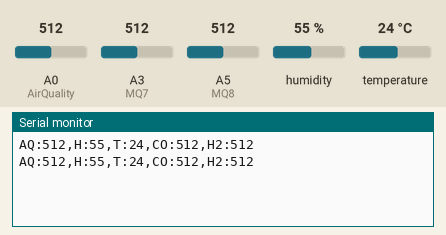
The sketch below on a simulated Arduino Uno, built with avr-gcc and run on an emulated ATmega328P. Shown: the last lines printed to the serial monitor. The inputs (shaded band) are chosen by the test bench; at power-on: humidity 55 %, A0 (AirQuality) = 512, A3 (MQ7) = 512, A5 (MQ8) = 512, temperature 24 °C.

Above: at 2.8 s.
2.9 s: humidity set to 22 %
At 5.3 s:
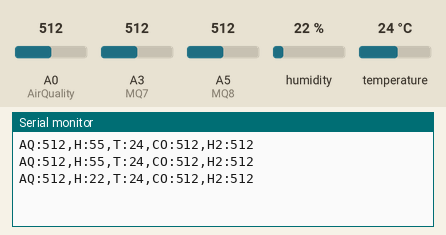
5.6 s: A0 (AirQuality) set to 716
At 6.7 s:
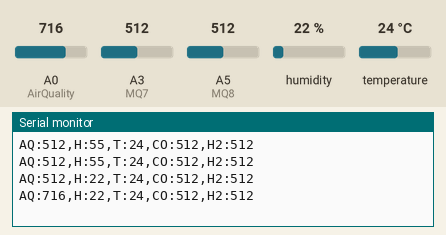
8.3 s: A3 (MQ7) set to 716
At 10.8 s:
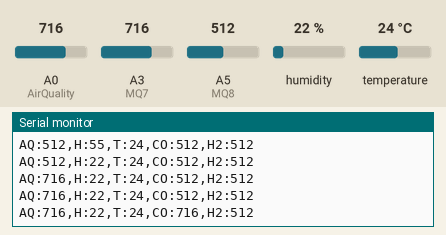
11.0 s: A5 (MQ8) set to 716
At 12.7 s:
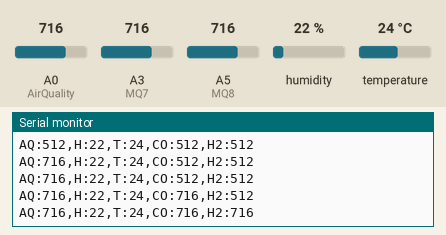
13.7 s: temperature set to 12 °C
At 15.2 s:
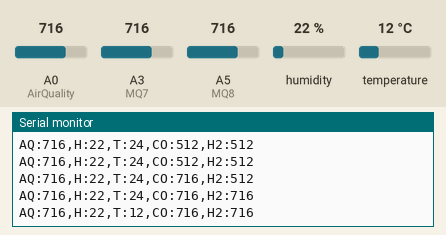
16.4 s: A0 (AirQuality) set to 992
At 18.8 s:
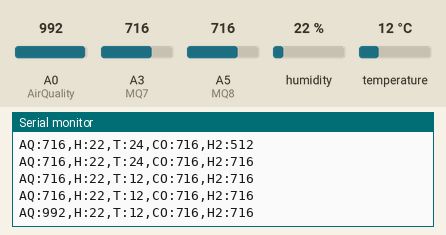
Timing chart, 0 to 20.1 s (numbered marks = the images above; inputs shaded):
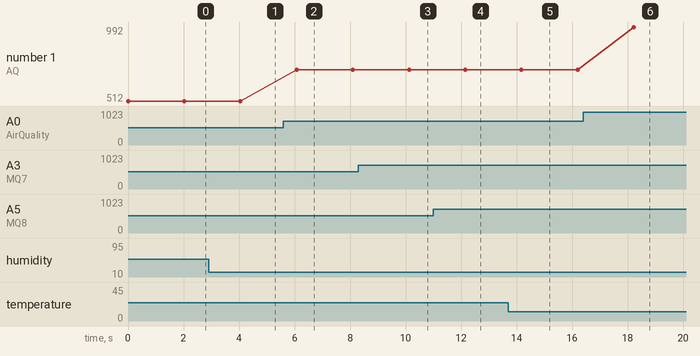

The sketch:

Arduino_code.ino
```cpp
/*
  Created by Jaiswal Siddhant for IoT project

  This code reads Temperature, Humidity, Carbon Monoxide, Hydrogen and other Gases

  Group Members:
    Vaivaswat Yeotikar   ,  Ayyan Shaikh
    Vyankatesh Tuppalwad ,  Nawaz Khan

  Components:
     MQ7, MQ8, MQ135, DHT11

  Pin Configuration:
    DHT11:
      VCC  - +5v
      GND  - GND
      Data - Pin 8

    MQ7:
      VCC - +5v
      GND - GND
      A0  - A3

    MQ8:
      VCC - +5v
      GND - GND
      A0  - A5

    MQ135:
      VCC - +5v
      GND - GND
      A0  - A0
*/

#include "DHT.h"

// Input Pins
#define DHTPIN 8
#define AirQuality A0
#define MQ7 A3
#define MQ8 A5

// Output Pins
#define BUZZER_PIN 9

// Constants
#define DELAY 2000
#define DHTTYPE DHT11
DHT dht(DHTPIN, DHTTYPE);

void readTempAndHumidity() {
  int humi  = dht.readHumidity();
  // read temperature as Celsius
  int tempC = dht.readTemperature();

  if (isnan(humi) || isnan(tempC)) {
    // Failed to read from DHT sensor!
    Serial.print("H:");
    Serial.print(0);
    Serial.print(",");
    Serial.print("T:");
    Serial.print(0);
    Serial.print(",");
  } else {
    Serial.print("H:");
    Serial.print(humi);
    Serial.print(",");
    Serial.print("T:");
    Serial.print(tempC);
    Serial.print(",");
  }
}

void readAirQuality() {
  int AQ = analogRead(AirQuality);
  Serial.print("AQ:");
  Serial.print(AQ, DEC);
  Serial.print(",");
}

void readCO(){
   int co  = analogRead(MQ7);
   Serial.print("CO:");
   Serial.print(co);
   Serial.print(",");
}

void readH2(){
   int co  = analogRead(MQ8);
   Serial.print("H2:");
   Serial.println(co);
}

/* Start */
void setup() {
  Serial.begin(9600);
  dht.begin();
}

void loop() {
  readAirQuality();
  readTempAndHumidity();
  readCO();
  readH2();
  delay(DELAY);
}
```

Measured:
- after the input at 2.9 s, the serial monitor: prints a new line after 1.1 s (image 1)
- after the input at 5.6 s, the serial monitor: prints a new line after 0.47 s (image 2)
- after the input at 8.3 s, the serial monitor: prints a new line after 1.8 s (image 3)
- after the input at 11.0 s, the serial monitor: prints a new line after 1.1 s (image 4)
- after the input at 13.7 s, the serial monitor: prints a new line after 0.47 s (image 5)
- after the input at 16.4 s, the serial monitor: prints a new line after 1.8 s (image 6)
- plotted number 1: 512 → 716 after the input at 5.6 s, 716 → 992 after the input at 16.4 s
